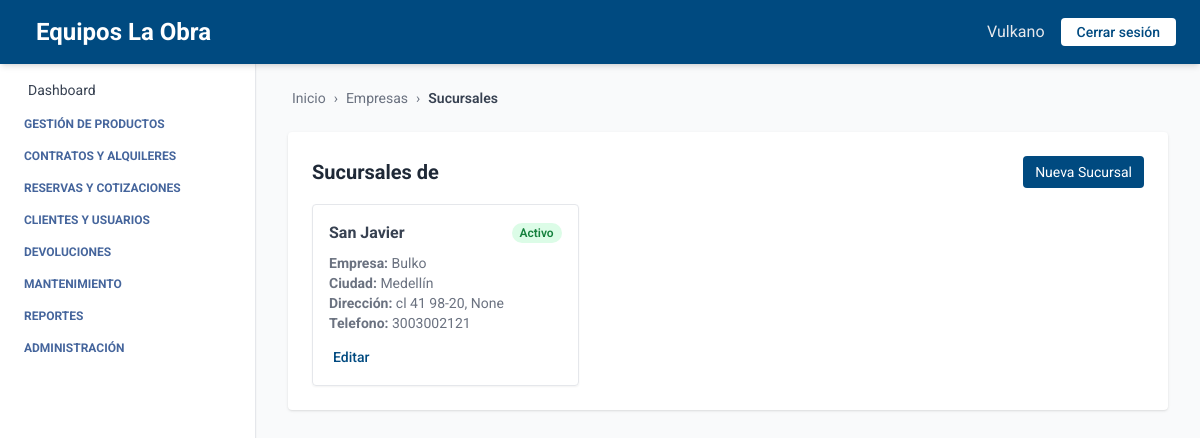
/empresa/empresas/2/sucursales/, run on an earlier commit of the app's database.
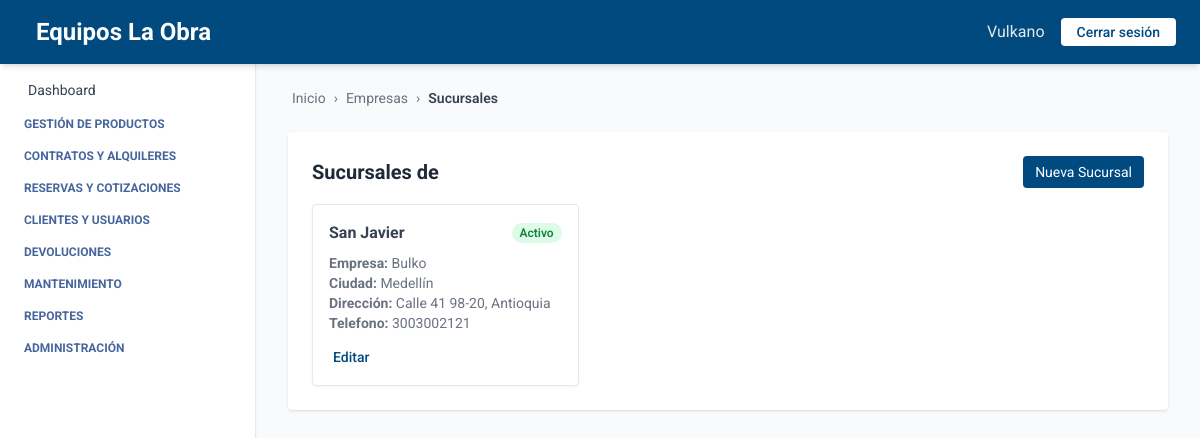
And on a later commit of the database.
### empresa/models.py (models this page shows, shortened)
class Sucursal(models.Model):
    ESTADOS = [
        ("activo", "Activo"),
        ("inactivo", "Inactivo"),
    ]
    empresa = models.ForeignKey(Empresa, related_name='sucursales', on_delete=models.CASCADE)
    nombre = models.CharField(max_length=100)
    ciudad = models.CharField(max_length=100)
    direccion = models.CharField(max_length=255)
    departamento = models.CharField(max_length=100, blank=True, null=True)
    telefono = models.CharField(max_length=20, blank=True, null=True)
    estado = models.CharField(max_length=20, choices=ESTADOS, default="activo")

class Empresa(models.Model):
    ESTADOS = [
        ("activo", "Activo"),
        ("inactivo", "Inactivo"),
    ]
    nombre = models.CharField(max_length=100)
    nit = models.CharField(max_length=50, unique=True)
    ciudad = models.CharField(max_length=100, blank=True, null=True)
    direccion = models.CharField(max_length=255, blank=True, null=True)
    departamento = models.CharField(max_length=100, blank=True, null=True)
    telefono = models.CharField(max_length=20, blank=True, null=True)
    estado = models.CharField(max_length=20, choices=ESTADOS, default="activo")

### empresa/views.py (the view)
# urls.py: path('empresas/<int:empresa_id>/sucursales/', SucursalesPorEmpresaView.as_view(), name='sucursales_por_empresa'),
class SucursalesPorEmpresaView(BreadcrumbMixin, ListView):
    model = Sucursal
    template_name = 'lista_sucursales_por_empresa.html'
    context_object_name = 'sucursales'
    breadcrumb_items = [("Empresas", reverse_lazy("empresa_list")),
                        ("Sucursales", None)]
    def get_queryset(self):
        self.empresa = get_object_or_404(Empresa, pk=self.kwargs['empresa_id'])
        return Sucursal.objects.filter(empresa=self.empresa)

### core/views.py (called while the page is built)
    def get_context_data(self, **kwargs):
        context = super().get_context_data(**kwargs)
        context["home"] = self.home_url
        context["breadcrumb_items"] = self.breadcrumb_items
        return context

### empresa/templates/lista_sucursales_por_empresa.html (shortened to what this page needs)
{% extends "index.html" %}
{% block breadcrumb %}
  {% include "breadcrumb.html" with home='/' breadcrumbs=breadcrumb_items %}
{% endblock %}
{% block content %}
<div class="max-w-5xl mx-auto mt-6 bg-white p-6 rounded shadow">
  <div class="flex justify-between items-center mb-4">
    <h2 class="text-xl font-bold text-gray-800">Sucursales de {{ empresa.nombre }}</h2>
    <a href="{% url 'crear_sucursal' %}?empresa={{ empresa.id }}" class="bg-[var(--primary-color)] text-white px-3 py-1.5 text-sm rounded hover:bg-blue-700 transition">
      Nueva Sucursal
    </a>
  </div>
  {% if sucursales %}
  <div class="grid grid-cols-1 md:grid-cols-2 lg:grid-cols-3 gap-4">
    {% for sucursal in sucursales %}
    <div class="border rounded shadow-sm p-4 hover:shadow-lg transition">
      <div class="mb-2 flex justify-between items-center">
        <h3 class="font-bold text-gray-700">{{ sucursal.nombre }}</h3>
        <span class="text-xs font-semibold px-2 py-0.5 rounded-full
          {% if sucursal.estado == 'activo' %}
            bg-green-100 text-green-700
          {% else %}
            bg-red-100 text-red-700
          {% endif %}">
          {{ sucursal.get_estado_display }}
        </span>
      </div>
      <p class="text-sm text-gray-500"><strong>Empresa:</strong> {{ sucursal.empresa.nombre }}</p>
      <p class="text-sm text-gray-500"><strong>Ciudad:</strong> {{ sucursal.ciudad }}</p>
      <p class="text-sm text-gray-500"><strong>Dirección:</strong> {{ sucursal.direccion }}, {{ sucursal.departamento }}</p>
      <p class="text-sm text-gray-500"><strong>Telefono:</strong> {{ sucursal.telefono }}</p>
      <div class="mt-3">
        <a href="{% url 'editar_sucursal' sucursal.id %}" class="text-sm font-medium text-[var(--primary-color)] hover:underline">Editar</a>
      </div>
    </div>
    {% endfor %}
  </div>
  {% else %}
    <p class="text-gray-600">No hay sucursales registradas.</p>
  {% endif %}
</div>
{% endblock %}

What changed in the data, as far as the page shows it:
changed Sucursal "San Javier": direccion "cl 41 98-20" → "Calle 41 98-20"; departamento "None" → "Antioquia"
